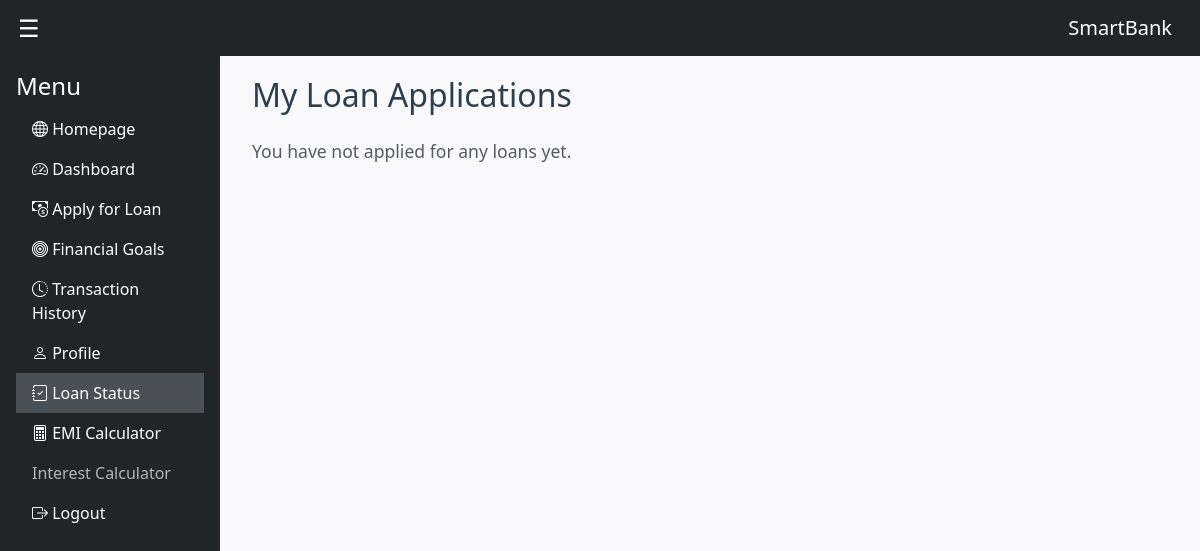
/my_loans (signed in), run on an earlier commit of the app's database.
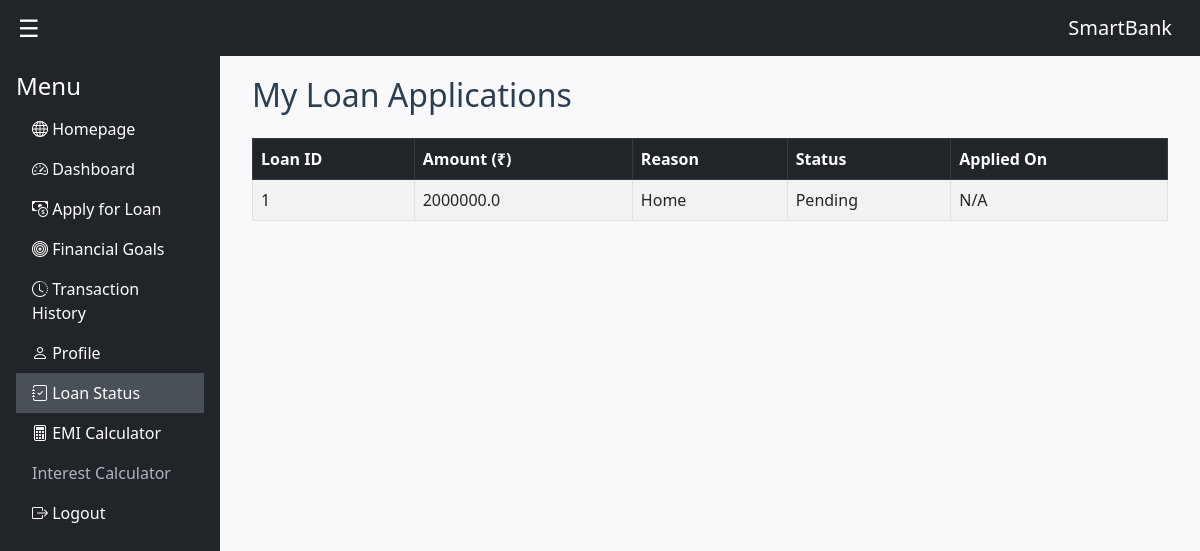
And on a later commit of the database.
### models.py (models this page shows, shortened)
class Loan(db.Model):
    __tablename__ = 'loan'
    id = db.Column(db.Integer, primary_key=True)
    amount = db.Column(db.Float)
    reason = db.Column(db.String(255))
    status = db.Column(db.String(20), default='Pending')
    emi_due = db.Column(db.Float, default=0.0)
    user_id = db.Column(db.Integer, db.ForeignKey('user.id'))

### routes.py (the view)
@main.route("/my_loans")
@login_required
@nocache
def my_loans():
    loans = Loan.query.filter_by(user_id=current_user.id).order_by(Loan.id.desc()).all()
    return render_template("my_loans.html", loans=loans)

### models.py (called while the page is built)
@login_manager.user_loader
def load_user(user_id):
    return User.query.get(int(user_id))

### routes.py (called while the page is built)
def nocache(view):
    @wraps(view)
    def no_cache(*args, **kwargs):
        response = make_response(view(*args, **kwargs))
        response.headers["Cache-Control"] = "no-store, no-cache, must-revalidate, max-age=0"
        response.headers["Pragma"] = "no-cache"
        response.headers["Expires"] = "-1"
        return response
    return no_cache

### templates/my_loans.html (shortened to what this page needs)
{% extends "base.html" %}
{% block content %}
<h2 class="mb-4">My Loan Applications</h2>
{% if loans %}
<table class="table table-bordered table-striped">
    <thead class="table-dark">
        <tr>
            <th>Loan ID</th>
            <th>Amount (₹)</th>
            <th>Reason</th>
            <th>Status</th>
            <th>Applied On</th>
        </tr>
    </thead>
    <tbody>
        {% for loan in loans %}
        <tr>
            <td>{{ loan.id }}</td>
            <td>{{ loan.amount }}</td>
            <td>{{ loan.reason }}</td>
            <td>{{ loan.status or 'Pending' }}</td>
            <td>{{ loan.created_at.strftime('%Y-%m-%d') if loan.created_at else 'N/A' }}</td>
        </tr>
        {% endfor %}
    </tbody>
</table>
{% else %}
    <p class="text-muted">You have not applied for any loans yet.</p>
{% endif %}
{% endblock %}

What changed in the data, as far as the page shows it:
added Loan: id "1", amount "2000000.0", reason "Home", status "Pending", created_at "N/A"
Also different on the page:
text no longer shown: "You have not applied for any loans yet."
text now shown: "Loan ID Amount (₹) Reason Status Applied On"
